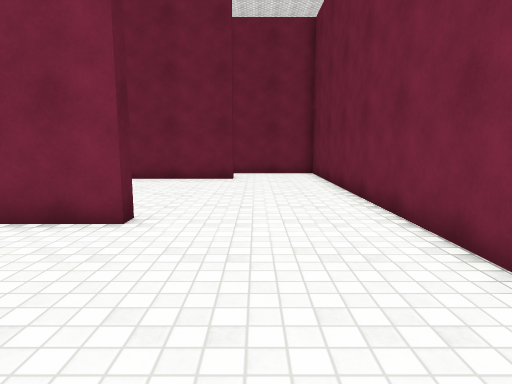
view 1 (above)

16 first-person views from a walk through a Unity game level. The camera is 1.3 m above the floor, tilts 8° down and sees 75° across. The floor is counted in squares, 1 m on a side. Each view is taken from the middle of a square. On the plan, view 1 faces up. The plan holds only what a view shows up to about 14 squares ahead; the rest is blank. The place goes on beyond the plan. The player character is not drawn. Surface patterns are stand-ins for the level's own textures.

view 2
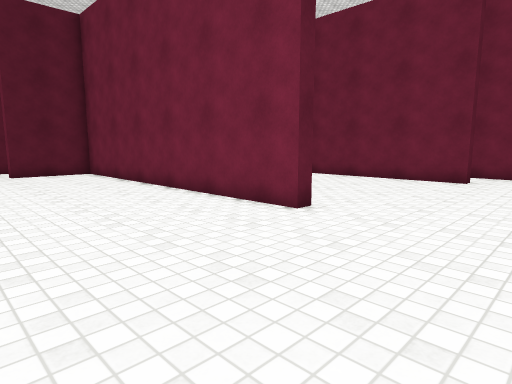

view 3
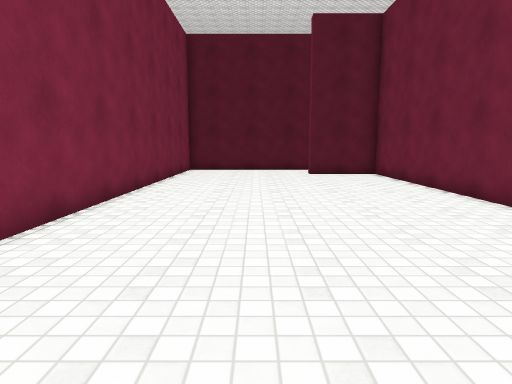

view 4
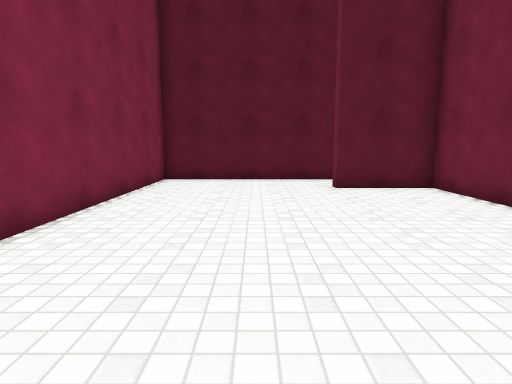

view 5
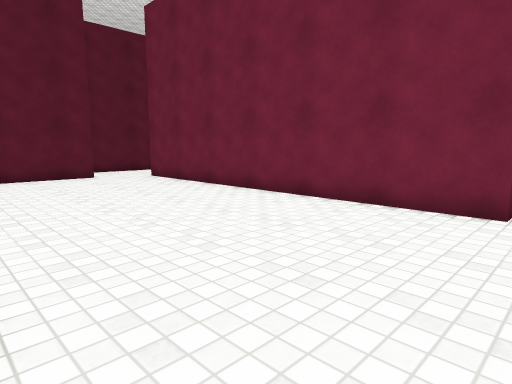

view 6
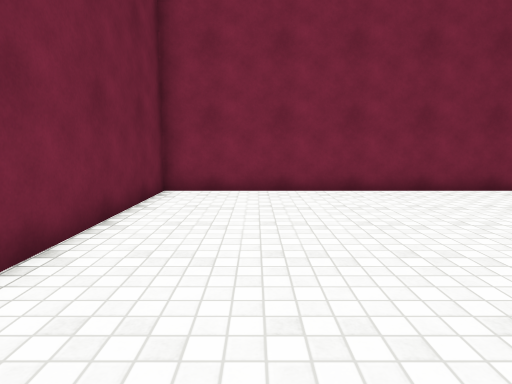

view 7
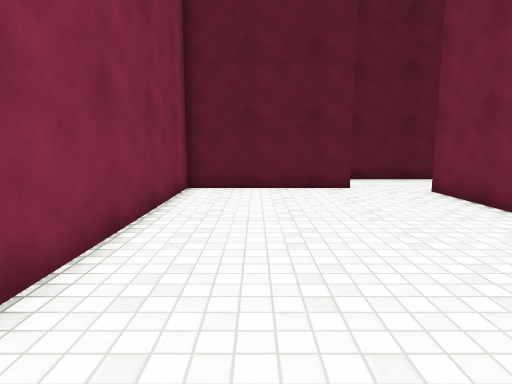

view 8
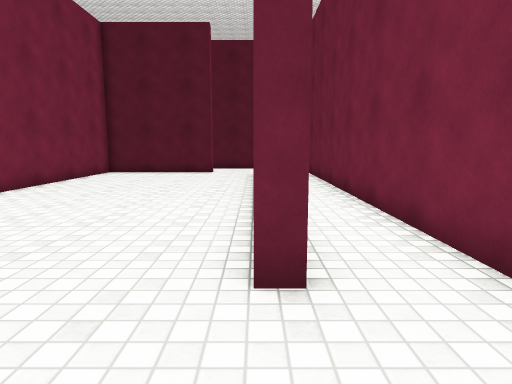

view 9
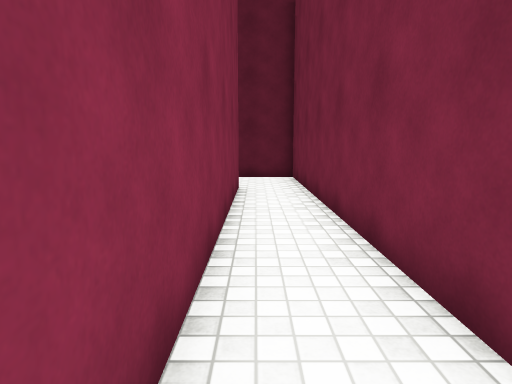

view 10
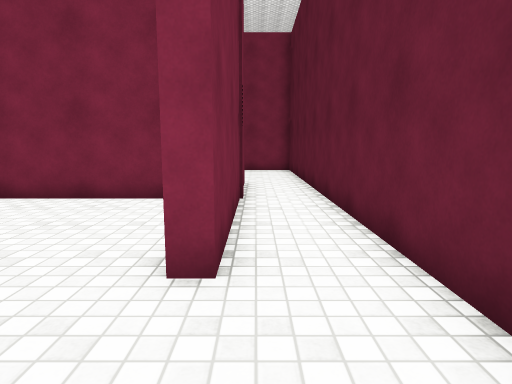

view 11
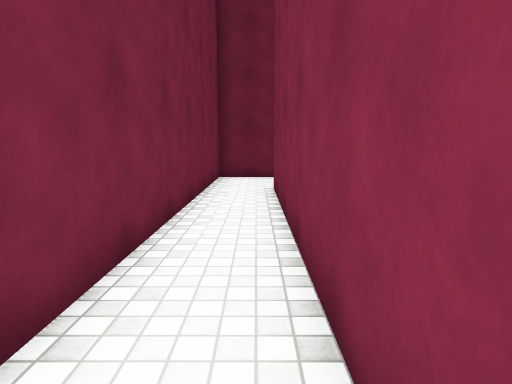

view 12
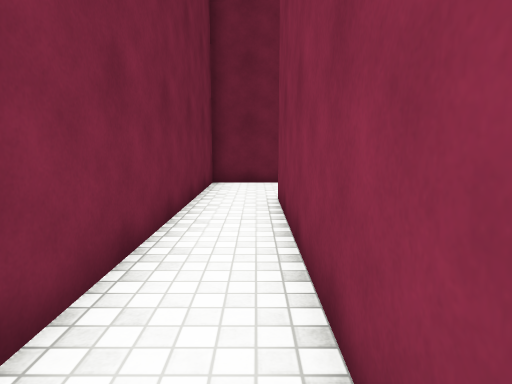

view 13
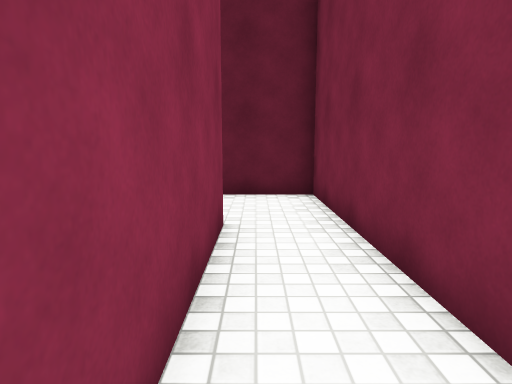

view 14
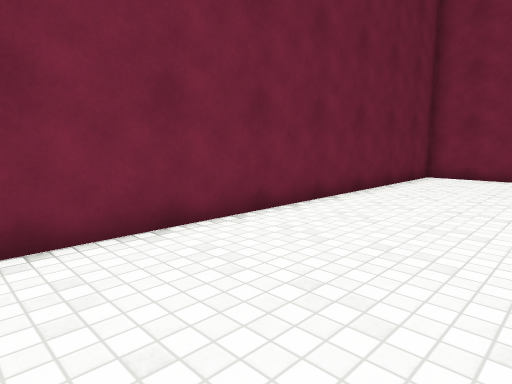

view 15
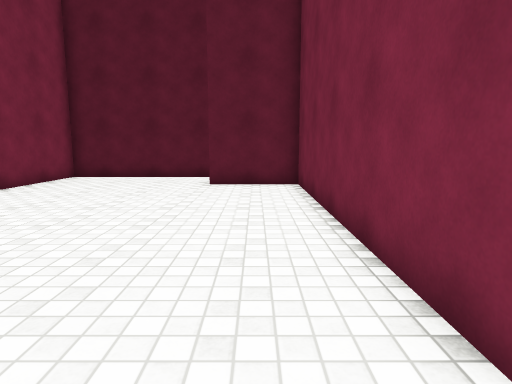

view 16
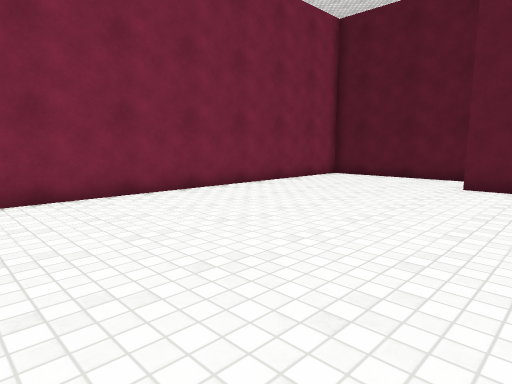

### Floor plan
Points are (right, up) in squares from view 1. A wall is a line through its corners. A room is listed if a view was taken in it or the views show most of it. See-through windows are left out.
Room 1 (views 1, 2, 3, 4, 5, 6, 7, 8, 9, 10, 11, 12, 13, 14, 15, 16)
walls: (-2.2, 6) (-2.2, 5.4) (-14.1, 5.4) (-14.1, 2.5) (-14.6, 2.5); (-14.6, 5.4) (-14.6, 10.9) (-14.1, 10.9) (-14.1, 5.9) (-6.5, 5.9); (-13.4, 13.5) (-0.9, 13.5) (-0.9, 13) (-13.4, 13); (2.6, -3.5) (2.6, 15.5) (-16.8, 15.5) (-16.8, -3.5) (2.6, -3.5)

Positions as (right, up) in squares from view 1, and headings:
1: (0, 0), facing up
2: (2, 0), facing up-left
3: (1, 0), facing left
4: (-4, 0), facing left
5: (0, 6), facing up-left
6: (0, 6), facing down
7: (-4, 8), facing left
8: (2, 13), facing left
9: (-3, 14), facing left
10: (-15, 14), facing down
11: (-11, 14), facing right
12: (-9, 14), facing right
13: (-8, 14), facing left
14: (-2, 11), facing down-right
15: (-3, 4), facing left
16: (-3, 5), facing down-left
